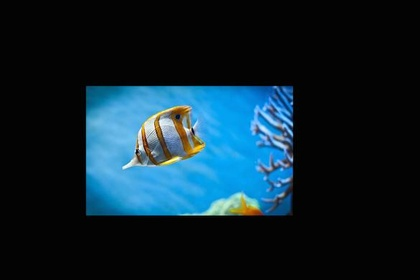
%> input picture A2/img/fish-small.jpg, 420 x 280 px, shrunk from 585 x 390 before the run
$ octave part2.m   (GNU Octave 9; MATLAB toolbox functions it lacks are replaced by stand-ins)
%> lines starting %> are read from the running program, lines starting %| are printed output that depends on the picture
src = im2double(imread('../img/fish-small.jpg'));
dst = im2double(imread('../img/underwater-small.jpg'));
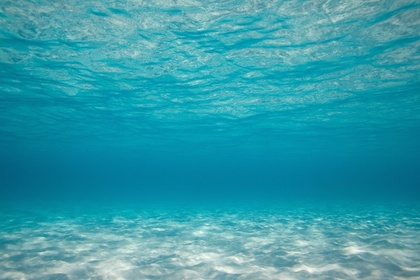
%> input picture A2/img/underwater-small.jpg, 420 x 280 px, shrunk from 585 x 390 before the run

w = size(src, 1);
%> w = 280
h = size(src, 2);
%> h = 420
sz = [w h];
%> sz = [280 420]
total = w*h;
%> total = 117600

im2var = zeros(w, h);
im2var(1:total) = 1:total;
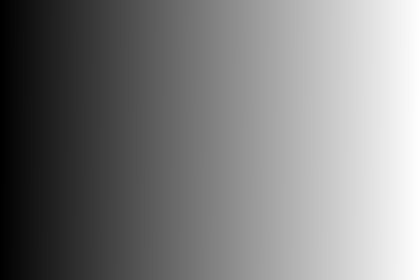
%> im2var: size 280x420 double; min 1, max 117600, mean 58800.5; drawn with min black and max white

%> (the run ends here)
